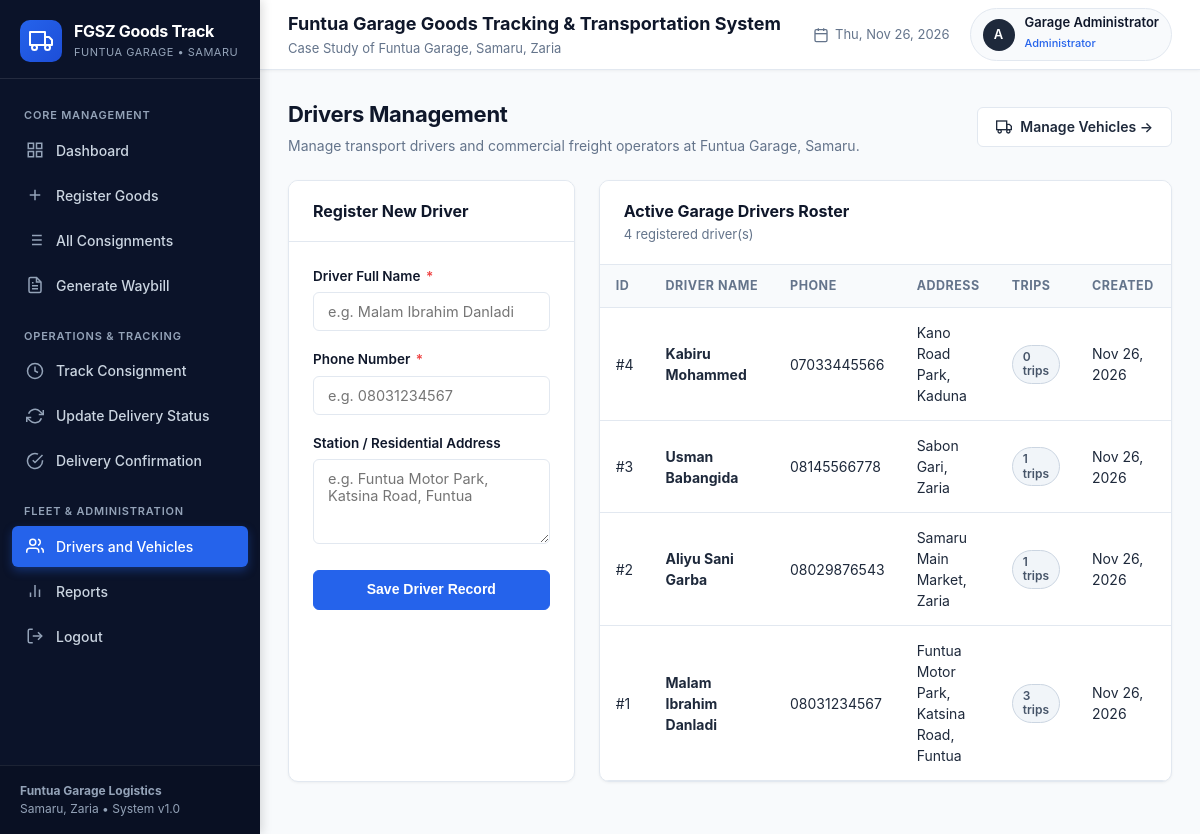
Page /drivers/index.php (signed in) on the committed database.
### tables this page shows
CREATE TABLE `drivers` (
  `driver_id` INT NOT NULL AUTO_INCREMENT,
  `full_name` VARCHAR(100) NOT NULL,
  `phone` VARCHAR(30) NOT NULL,
  `address` VARCHAR(255) NULL,
  `created_at` DATETIME NOT NULL DEFAULT CURRENT_TIMESTAMP,
  PRIMARY KEY (`driver_id`)
);

### includes/functions.php (called while the page is built, shortened)
<?php
function format_date($date) {
    return date('M d, Y', strtotime($date));
}

### drivers/index.php (the view, shortened to what this page needs)
<?php
require_once __DIR__ . '/../includes/auth.php';
$driver_to_edit = null;
$drivers = $pdo->query("
    SELECT d.*, COUNT(c.consignment_id) AS total_trips
    FROM drivers d
    LEFT JOIN consignments c ON d.driver_id = c.driver_id
    GROUP BY d.driver_id
    ORDER BY d.driver_id DESC
")->fetchAll();
require_once __DIR__ . '/../includes/header.php';
require_once __DIR__ . '/../includes/sidebar.php';
?>
<div class="page-header">
  <div class="page-header-title">
    <h1>Drivers Management</h1>
    <p>Manage transport drivers and commercial freight operators at Funtua Garage, Samaru.</p>
  </div>
  <div class="page-header-actions">
    <a href="<?php echo BASE_URL; ?>vehicles/index.php" class="btn btn-secondary">
      <svg viewBox="0 0 24 24" fill="none" stroke="currentColor" stroke-width="2"><rect x="1" y="3" width="15" height="13"></rect><polygon points="16 8 20 8 23 11 23 16 16 16 16 8"></polygon><circle cx="5.5" cy="18.5" r="2.5"></circle><circle cx="18.5" cy="18.5" r="2.5"></circle></svg>
      Manage Vehicles &rarr;
    </a>
  </div>
</div>
<div style="display: grid; grid-template-columns: 1fr 2fr; gap: 24px;">
  <div class="card">
    <div class="card-header">
      <h2><?php echo $driver_to_edit ? 'Edit Driver Record' : 'Register New Driver'; ?></h2>
    </div>
    <div class="card-body">
      <form method="POST" action="<?php echo BASE_URL; ?>drivers/index.php<?php echo $driver_to_edit ? '?edit=' . $driver_to_edit['driver_id'] : ''; ?>">
        <div class="form-group">
          <label class="form-label" for="full_name">Driver Full Name <span class="required">*</span></label>
          <input type="text" id="full_name" name="full_name" class="form-control" placeholder="e.g. Malam Ibrahim Danladi" value="<?php echo htmlspecialchars($driver_to_edit['full_name'] ?? ''); ?>" required autofocus>
        </div>
        <div class="form-group">
          <label class="form-label" for="phone">Phone Number <span class="required">*</span></label>
          <input type="tel" id="phone" name="phone" class="form-control" placeholder="e.g. 08031234567" value="<?php echo htmlspecialchars($driver_to_edit['phone'] ?? ''); ?>" required>
        </div>
        <div class="form-group">
          <label class="form-label" for="address">Station / Residential Address</label>
          <textarea id="address" name="address" class="form-control" placeholder="e.g. Funtua Motor Park, Katsina Road, Funtua"><?php echo htmlspecialchars($driver_to_edit['address'] ?? ''); ?></textarea>
        </div>
        <div style="display: flex; gap: 10px; margin-top: 20px;">
          <button type="submit" class="btn btn-primary" style="flex: 1;">
            <?php echo $driver_to_edit ? 'Update Driver' : 'Save Driver Record'; ?>
          </button>
        </div>
      </form>
    </div>
  </div>
  <div class="card">
    <div class="card-header">
      <div>
        <h2>Active Garage Drivers Roster</h2>
        <span class="card-subtitle"><?php echo count($drivers); ?> registered driver(s)</span>
      </div>
    </div>
    <div class="table-responsive">
      <table class="data-table">
        <thead>
          <tr>
            <th>ID</th>
            <th>Driver Name</th>
            <th>Phone</th>
            <th>Address</th>
            <th>Trips</th>
            <th>Created</th>
          </tr>
        </thead>
        <tbody>
          <?php if (empty($drivers)): ?>
            <tr>
              <td colspan="7" style="text-align: center; color: var(--text-muted); padding: 30px;">
                No drivers registered yet.
              </td>
            </tr>
          <?php else: ?>
            <?php foreach ($drivers as $d): ?>
              <tr>
                <td>#<?php echo $d['driver_id']; ?></td>
                <td><strong><?php echo htmlspecialchars($d['full_name']); ?></strong></td>
                <td><?php echo htmlspecialchars($d['phone']); ?></td>
                <td><?php echo htmlspecialchars($d['address'] ?: 'Samaru Terminal'); ?></td>
                <td><span class="status-badge badge-registered"><?php echo (int)$d['total_trips']; ?> trips</span></td>
                <td><?php echo format_date($d['created_at']); ?></td>
              </tr>
            <?php endforeach; ?>
          <?php endif; ?>
        </tbody>
      </table>
    </div>
  </div>
</div>
<?php require_once __DIR__ . '/../includes/footer.php'; ?>

### assets/css/style.css (style rules this page uses)
:root { --primary-navy: #0f172a; --secondary-navy: #1e293b; --sidebar-navy: #0b1329; --accent-blue: #2563eb; --accent-blue-hover: #1d4ed8; --accent-light: #eff6ff; --bg-page: #f8fafc; --bg-card: #ffffff; --border-color: #e2e8f0; --border-light: #f1f5f9; --text-main: #1e293b; --text-muted: #64748b; --text-light: #94a3b8; --success-color: #10b981; --warning-color: #f59e0b; --danger-color: #ef4444; --info-color: #0284c7; --radius-sm: 6px; --radius-md: 10px; --radius-lg: 14px; --shadow-sm: 0 1px 3px rgba(0, 0, 0, 0.05); --shadow-md: 0 4px 6px -1px rgba(15, 23, 42, 0.08), 0 2px 4px -2px rgba(15, 23, 42, 0.05); --shadow-lg: 0 10px 15px -3px rgba(15, 23, 42, 0.1), 0 4px 6px -4px rgba(15, 23, 42, 0.05); --sidebar-width: 260px; --header-height: 70px; }
* { box-sizing: border-box; margin: 0; padding: 0; }
body { font-family: -apple-system, BlinkMacSystemFont, "Segoe UI", Roboto, "Helvetica Neue", Arial, sans-serif; background-color: var(--bg-page); color: var(--text-main); line-height: 1.5; font-size: 15px; -webkit-font-smoothing: antialiased; }
a { color: var(--accent-blue); text-decoration: none; transition: color 0.2s ease; }
.page-header { display: flex; align-items: center; justify-content: space-between; margin-bottom: 24px; flex-wrap: wrap; gap: 16px; }
.page-header-title h1 { font-size: 22px; font-weight: 700; color: var(--primary-navy); letter-spacing: -0.3px; }
.page-header-title p { font-size: 14px; color: var(--text-muted); margin-top: 4px; }
.page-header-actions { display: flex; gap: 12px; flex-wrap: wrap; }
.card { background-color: var(--bg-card); border: 1px solid var(--border-color); border-radius: var(--radius-md); box-shadow: var(--shadow-sm); margin-bottom: 24px; overflow: hidden; }
.card-header { padding: 18px 24px; border-bottom: 1px solid var(--border-color); display: flex; align-items: center; justify-content: space-between; background-color: #fff; }
.card-header h2, .card-header h3 { font-size: 16px; font-weight: 700; color: var(--primary-navy); }
.card-header .card-subtitle { font-size: 13px; color: var(--text-muted); font-weight: normal; }
.card-body { padding: 24px; }
.btn { display: inline-flex; align-items: center; justify-content: center; gap: 8px; padding: 9px 18px; font-size: 14px; font-weight: 600; border-radius: var(--radius-sm); border: 1px solid transparent; cursor: pointer; transition: all 0.2s ease; line-height: 1.4; text-decoration: none; }
.btn svg { width: 16px; height: 16px; }
.btn-primary { background-color: var(--accent-blue); color: #fff; border-color: var(--accent-blue); }
.btn-secondary { background-color: #fff; color: var(--text-main); border-color: var(--border-color); }
.status-badge { display: inline-flex; align-items: center; padding: 4px 10px; border-radius: 20px; font-size: 12px; font-weight: 600; line-height: 1.2; }
.badge-registered { background-color: #f1f5f9; color: #475569; border: 1px solid #cbd5e1; }
.table-responsive { width: 100%; overflow-x: auto; }
.data-table { width: 100%; border-collapse: collapse; text-align: left; }
.data-table th { background-color: #f8fafc; padding: 12px 16px; font-size: 12.5px; font-weight: 700; color: var(--text-muted); text-transform: uppercase; letter-spacing: 0.5px; border-bottom: 1px solid var(--border-color); white-space: nowrap; }
.data-table td { padding: 14px 16px; font-size: 14px; border-bottom: 1px solid var(--border-color); color: var(--text-main); vertical-align: middle; }
.form-group { margin-bottom: 18px; }
.form-label { display: block; font-size: 13.5px; font-weight: 600; color: var(--primary-navy); margin-bottom: 6px; }
.form-label .required { color: var(--danger-color); margin-left: 2px; }
.form-control { width: 100%; padding: 10px 14px; font-size: 14.5px; border: 1px solid var(--border-color); border-radius: var(--radius-sm); background-color: #fff; color: var(--text-main); transition: border-color 0.2s ease, box-shadow 0.2s ease; outline: none; font-family: inherit; }
textarea.form-control { resize: vertical; min-height: 85px; }

### rows in the picture
drivers: driver_id "4", full_name "Kabiru Mohammed", phone "07033445566", address "Kano Road Park, Kaduna", total_trips "0", created_at "Nov 26, 2026"
drivers: driver_id "3", full_name "Usman Babangida", phone "08145566778", address "Sabon Gari, Zaria", total_trips "1", created_at "Nov 26, 2026"
drivers: driver_id "2", full_name "Aliyu Sani Garba", phone "08029876543", address "Samaru Main Market, Zaria", total_trips "1", created_at "Nov 26, 2026"
drivers: driver_id "1", full_name "Malam Ibrahim Danladi", phone "08031234567", address "Funtua Motor Park, Katsina Road, Funtua", total_trips "3", created_at "Nov 26, 2026"

### other values in the picture
substr($currentUser['username'], 0, 1) "A"
$currentUser['full_name'] "Garage Administrator"
$currentUser['role'] "Administrator"
count($drivers) "4"
